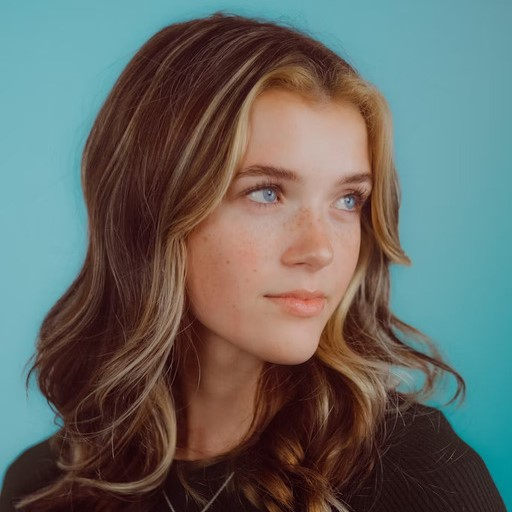
#> input picture HW2/ML_PHW2_Fall_2025/PCA/image.jpg, 512 x 512 px
$ jupyter execute PCA.ipynb
#> lines starting #> are read from the running program, lines starting #| are printed output that depends on the picture
<div dir=ltr align=center>

<font color=0F5298 size=7>
Machine Learning <br>
<font color=2565AE size=5>
Computer Engineering Department <br>
Fall 2025 <br>
<font color=3C99D size=5>
    Dimensionality Reduction: Principal Component Analysis<br>
<font color=696880 size=4>
    Prepared by Fatemeh Khojasteh <br>

<font color=696880 size=2>
    Curated by Alireza Mirshafieian

____

# Student Information

[cell 1]
student_number = ''
full_name = ''

# Image Compression with PCA (From Scratch)

## Objective
 The goal of this assignment is to gain a deep understanding of **Principal Component Analysis (PCA)** by implementing it from scratch and applying it to image compression.

## Problem Statement
 Consider a grayscale image. We want to reduce its dimensionality by dividing the image into small "patches" and treating each patch as a data vector.

**Workflow:**
 1.  **Image Preparation:** Load the local image and convert it to grayscale.
 2.  **Patch Extraction:** Divide the image into small squares (e.g., $12 \times 12$). Each patch, when flattened, becomes a vector of dimension $144$.
 3.  **PCA Implementation:** Complete the `PCAFromScratch` class. You must calculate the covariance matrix, find eigenvalues/eigenvectors, and project data into a lower-dimensional space.
 4.  **Compression & Reconstruction:** Project the patches into a lower-dimensional space (e.g., 16 dimensions) and then reconstruct them back to 144 dimensions.
 5.  **Stitching:** Reassemble the reconstructed patches to form the final image.
 6.  **Visualization:** Visualize the top 16 Principal Components (Eigenfaces/Eigenpatches).

## Rules & Constraints
 1.  **No `sklearn`:** You are **NOT** allowed to use `sklearn.decomposition.PCA`. You must implement the logic using `numpy` (functions like `np.cov`, `np.linalg.eig`, `np.linalg.svd` are allowed).
 2.  **Allowed Libraries:** `numpy`, `matplotlib`, `cv2` (or `PIL`).
 3.  **Flexibility:** Your code should handle images that may not be perfectly divisible by the patch size (you should implement cropping logic).

[cell 2]
# Import needed libraries

import numpy as np
import matplotlib.pyplot as plt
from PIL import Image
import os

## Part 1: PCA Class Implementation

 In this section, you must implement the PCA algorithm from scratch.

 **Implementation Steps for `fit`:**
 1. Calculate the mean of the columns.
 2. Center the data ($X - \text{mean}$).
 3. Compute the Covariance Matrix.
 4. Compute Eigenvalues and Eigenvectors.
 5. Sort Eigenvectors by Eigenvalues in descending order.
 6. Store the top `n_components` eigenvectors.

[cell 3]
class PCAFromScratch:
    # [40 lines left out: functions __init__, fit, transform, inverse_transform, not called in this run]

## Part 2: Patch Extraction Logic

 Implement functions to convert an image into a matrix of patches and vice versa.

 *Hint: It is easier to crop the image first so that its dimensions are divisible by the patch size.*

[cell 4]
# [36 lines left out: functions get_valid_image_dims, image_to_patches, patches_to_image, not called in this run]

## Part 3: Execution Pipeline

 Write the code to execute the PCA pipeline.

 1. Load the image.
 2. Convert image to patches.
 3. Run PCA.
 4. Reconstruct image.
 5. Calculate error.

[cell 5]
# --- 1. Load Image ---
# Ensure 'image.jpg' is in the same directory
IMAGE_PATH = 'image.jpg'

if not os.path.exists(IMAGE_PATH):
    print(f"Warning: {IMAGE_PATH} not found. Generating random noise for testing.")
    original_image = np.random.rand(512, 512) * 255
else:
    img = Image.open(IMAGE_PATH).convert('L') # Convert to Grayscale
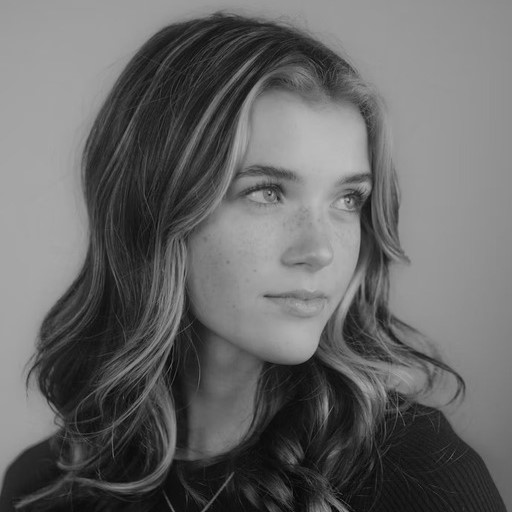
#> img: PIL image 512x512 L; min 5, max 193, mean 102.7
    original_image = np.array(img)

plt.figure(figsize=(6, 6))
plt.title("Original Grayscale Image")
plt.imshow(original_image, cmap='gray')
plt.axis('off')
plt.show()
